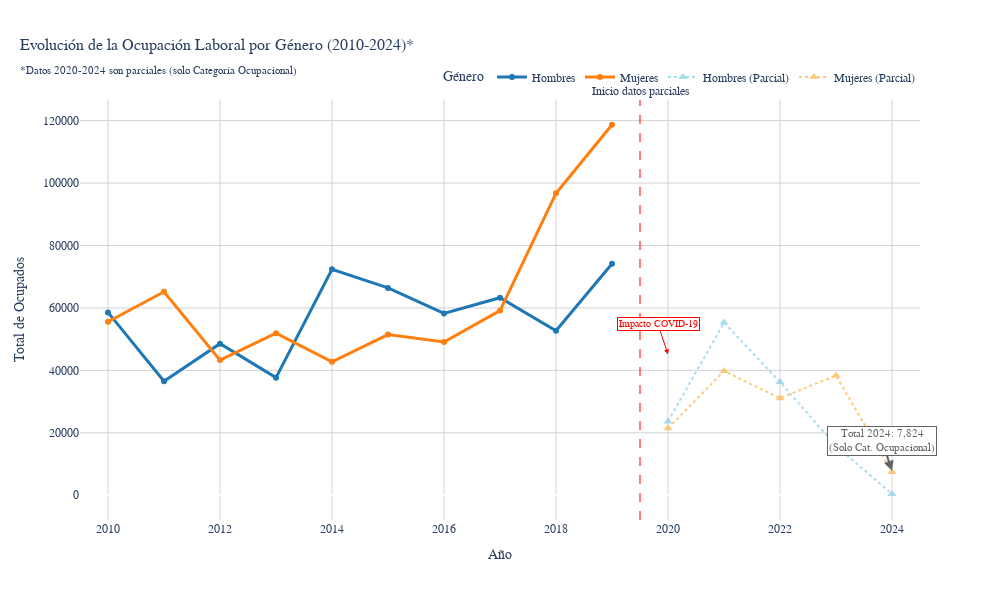

Write notebook code for a chart like this one.
### Markdown cell above
## 5. Visualizaciones Interactivas

Creamos visualizaciones interactivas usando Plotly para explorar los patrones en los datos.

### Code cell
# 1. Análisis Temporal: Evolución de la Ocupación por Género
print("📈 Generando visualización temporal ejecutiva...")

# Preparar datos temporales con métricas avanzadas
temporal_data = df_final.groupby(['año', 'sexo_desc'])['value'].agg(['sum', 'mean', 'count']).reset_index()
temporal_data.columns = ['año', 'sexo_desc', 'total_ocupados', 'promedio_ocupados', 'registros']

# Identificar años con datos completos vs incompletos
años_completos = df_final.groupby('año')['fuente'].nunique()
años_con_ambas_fuentes = años_completos[años_completos == 2].index.tolist()
años_solo_categoria = años_completos[años_completos == 1].index.tolist()

print(f"📊 Años con datos completos (ambas fuentes): {años_con_ambas_fuentes}")
print(f"⚠️ Años con datos parciales (solo categoría): {años_solo_categoria}")

# Separar datos completos vs incompletos para visualización diferenciada
temporal_completo = temporal_data[temporal_data['año'].isin(años_con_ambas_fuentes)].copy()
temporal_incompleto = temporal_data[temporal_data['año'].isin(años_solo_categoria)].copy()

# Calcular tasas de crecimiento año a año solo para datos completos
temporal_completo['crecimiento_anual'] = temporal_completo.groupby('sexo_desc')['total_ocupados'].pct_change() * 100

# Crear visualización principal con datos completos
fig_temporal = px.line(
    temporal_completo,
    x='año',
    y='total_ocupados',
    color='sexo_desc',
    title='Evolución de la Ocupación Laboral por Género (2010-2024)*<br><sub>*Datos 2020-2024 son parciales (solo Categoría Ocupacional)</sub>',
    labels={
        'total_ocupados': 'Total de Ocupados',
        'año': 'Año',
        'sexo_desc': 'Género'
    },
    markers=True,
    line_shape='linear'
)

# Agregar datos incompletos como líneas punteadas si existen
if not temporal_incompleto.empty:
    for genero in temporal_incompleto['sexo_desc'].unique():
        datos_genero = temporal_incompleto[temporal_incompleto['sexo_desc'] == genero]
        fig_temporal.add_scatter(
            x=datos_genero['año'],
            y=datos_genero['total_ocupados'],
            mode='lines+markers',
            name=f'{genero} (Parcial)',
            line=dict(dash='dot', width=2),
            marker=dict(symbol='triangle-up', size=8),
            opacity=0.7
        )

# Personalización estilo The Economist
fig_temporal.update_layout(
    height=600,
    width=1000,
    title_font_size=16,
    title_font_family="Arial",
    title_x=0.02,
    plot_bgcolor='white',
    paper_bgcolor='white',
    font=dict(family="Arial", size=12),
    legend=dict(
        orientation="h",
        yanchor="bottom",
        y=1.02,
        xanchor="right",
        x=1,
        font=dict(size=12)
    ),
    xaxis=dict(
        showgrid=True,
        gridwidth=1,
        gridcolor='lightgray',
        title_font_size=14,
        range=[2009.5, 2024.5]  # Ampliar rango para mostrar mejor 2024
    ),
    yaxis=dict(
        showgrid=True,
        gridwidth=1,
        gridcolor='lightgray',
        title_font_size=14,
        tickformat='.0f'
    )
)

# Configurar colores The Economist diferenciados
economist_colors = ['#1f77b4', '#ff7f0e', '#2ca02c']
partial_colors = ['#87CEEB', '#FFB347', '#90EE90']  # Colores más claros para datos parciales

# Colorear líneas principales
for i, trace in enumerate(fig_temporal.data[:len(temporal_completo['sexo_desc'].unique())]):
    trace.line.color = economist_colors[i % len(economist_colors)]
    trace.line.width = 3

# Colorear líneas parciales si existen
if not temporal_incompleto.empty:
    start_idx = len(temporal_completo['sexo_desc'].unique())
    for i, trace in enumerate(fig_temporal.data[start_idx:], start_idx):
        trace.line.color = partial_colors[(i-start_idx) % len(partial_colors)]

# Agregar línea vertical para marcar inicio de datos parciales
if not temporal_incompleto.empty:
    primer_año_parcial = min(años_solo_categoria)
    fig_temporal.add_vline(
        x=primer_año_parcial - 0.5,
        line_dash="dash",
        line_color="red",
        opacity=0.5,
        annotation_text="Inicio datos parciales",
        annotation_position="top"
    )

# Añadir anotaciones contextuales mejoradas
if len(temporal_data) > 0:
    max_year = temporal_data['año'].max()
    max_data = temporal_data[temporal_data['año'] == max_year]
    
    if len(max_data) > 0:
        total_ultimo_año = max_data['total_ocupados'].sum()
        fig_temporal.add_annotation(
            x=max_year,
            y=total_ultimo_año,
            text=f"Total {max_year}: {total_ultimo_año:,.0f}<br>(Solo Cat. Ocupacional)",
            showarrow=True,
            arrowhead=2,
            arrowsize=1,
            arrowwidth=2,
            arrowcolor="#636363",
            font=dict(size=11, color="#636363"),
            bgcolor="white",
            bordercolor="#636363",
            borderwidth=1
        )
    
    # Agregar anotación sobre COVID-19 si hay datos de 2020
    if 2020 in temporal_data['año'].values:
        datos_2020 = temporal_data[temporal_data['año'] == 2020]['total_ocupados'].sum()
        fig_temporal.add_annotation(
            x=2020,
            y=datos_2020,
            text="Impacto COVID-19",
            showarrow=True,
            arrowhead=2,
            arrowcolor="red",
            font=dict(size=10, color="red"),
            bgcolor="rgba(255,255,255,0.8)",
            bordercolor="red",
            borderwidth=1
        )

# Mostrar métricas clave actualizadas
print("\n📊 INSIGHTS TEMPORALES ACTUALIZADOS:")
if len(temporal_completo) > 1:
    print("\n🔵 DATOS COMPLETOS (2010-2019):")
    crecimiento_completo = temporal_completo.groupby('sexo_desc').apply(
        lambda x: ((x['total_ocupados'].iloc[-1] / x['total_ocupados'].iloc[0]) - 1) * 100
        if len(x) > 1 else 0
    ).round(1)
    
    for genero, crecimiento in crecimiento_completo.items():
        print(f"   • {genero}: {crecimiento:+.1f}% de crecimiento (2010-2019)")

if not temporal_incompleto.empty:
    print("\n⚠️ DATOS PARCIALES (2020-2024):")
    for año in sorted(años_solo_categoria):
        datos_año = temporal_data[temporal_data['año'] == año]
        total_año = datos_año['total_ocupados'].sum()
        print(f"   • {año}: {total_año:,.0f} ocupados (solo Categoría Ocupacional)")

print(f"\n📋 NOTA IMPORTANTE:")
print(f"   • Datos 2020-2024 provienen únicamente del dataset 'Categoría Ocupacional'")
print(f"   • Para análisis completo se requieren datos de 'Grupo Ocupacional' 2020-2024")
print(f"   • La caída en 2024 refleja datos incompletos, no necesariamente la realidad total")

fig_temporal.show()

### Figure 1 — Plotly figure (JSON) as saved in the notebook; plotly's stock layout.template omitted (floating-point values rounded to 4 significant figures)
{"data": [{"hovertemplate": "Género=Hombres<br>Año=%{x}<br>Total de Ocupados=%{y}<extra></extra>", "legendgroup": "Hombres", "line": {"color": "#1f77b4", "dash": "solid", "shape": "linear", "width": 3}, "marker": {"symbol": "circle"}, "mode": "lines+markers", "name": "Hombres", "orientation": "v", "showlegend": true, "type": "scatter", "x": [2010, 2011, 2012, 2013, 2014, 2015, 2016, 2017, 2018, 2019], "xaxis": "x", "y": [58570.0, 36530.0, 48560.0, 37680.0, 72380.0, 66410.0, 58250.0, 63270.0, 52690.0, 74170.0], "yaxis": "y"}, {"hovertemplate": "Género=Mujeres<br>Año=%{x}<br>Total de Ocupados=%{y}<extra></extra>", "legendgroup": "Mujeres", "line": {"color": "#ff7f0e", "dash": "solid", "shape": "linear", "width": 3}, "marker": {"symbol": "circle"}, "mode": "lines+markers", "name": "Mujeres", "orientation": "v", "showlegend": true, "type": "scatter", "x": [2010, 2011, 2012, 2013, 2014, 2015, 2016, 2017, 2018, 2019], "xaxis": "x", "y": [55570.0, 65170.0, 43290.0, 51910.0, 42720.0, 51460.0, 49100.0, 59150.0, 96750.0, 118700.0], "yaxis": "y"}, {"line": {"color": "#87CEEB", "dash": "dot", "width": 2}, "marker": {"size": 8, "symbol": "triangle-up"}, "mode": "lines+markers", "name": "Hombres (Parcial)", "opacity": 0.7, "type": "scatter", "x": [2020, 2021, 2022, 2023, 2024], "y": [23660.0, 55300.0, 36300.0, 15810.0, 399.1]}, {"line": {"color": "#FFB347", "dash": "dot", "width": 2}, "marker": {"size": 8, "symbol": "triangle-up"}, "mode": "lines+markers", "name": "Mujeres (Parcial)", "opacity": 0.7, "type": "scatter", "x": [2020, 2021, 2022, 2023, 2024], "y": [21470.0, 39770.0, 31090.0, 38370.0, 7425.0]}], "layout": {"annotations": [{"showarrow": false, "text": "Inicio datos parciales", "x": 2020.0, "xanchor": "center", "xref": "x", "y": 1, "yanchor": "bottom", "yref": "y domain"}, {"arrowcolor": "#636363", "arrowhead": 2, "arrowsize": 1, "arrowwidth": 2, "bgcolor": "white", "bordercolor": "#636363", "borderwidth": 1, "font": {"color": "#636363", "size": 11}, "showarrow": true, "text": "Total 2024: 7,824<br>(Solo Cat. Ocupacional)", "x": 2024, "y": 7824.0}, {"arrowcolor": "red", "arrowhead": 2, "bgcolor": "rgba(255,255,255,0.8)", "bordercolor": "red", "borderwidth": 1, "font": {"color": "red", "size": 10}, "showarrow": true, "text": "Impacto COVID-19", "x": 2020, "y": 45120.0}], "font": {"family": "Arial", "size": 12}, "height": 600, "legend": {"font": {"size": 12}, "orientation": "h", "title": {"text": "Género"}, "tracegroupgap": 0, "x": 1, "xanchor": "right", "y": 1.02, "yanchor": "bottom"}, "paper_bgcolor": "white", "plot_bgcolor": "white", "shapes": [{"line": {"color": "red", "dash": "dash"}, "opacity": 0.5, "type": "line", "x0": 2020.0, "x1": 2020.0, "xref": "x", "y0": 0, "y1": 1, "yref": "y domain"}], "title": {"font": {"family": "Arial", "size": 16}, "text": "Evolución de la Ocupación Laboral por Género (2010-2024)*<br><sub>*Datos 2020-2024 son parciales (solo Categoría Ocupacional)</sub>", "x": 0.02}, "width": 1000, "xaxis": {"anchor": "y", "domain": [0, 1], "gridcolor": "lightgray", "gridwidth": 1, "range": [2010.0, 2024.0], "showgrid": true, "title": {"font": {"size": 14}, "text": "Año"}}, "yaxis": {"anchor": "x", "domain": [0, 1], "gridcolor": "lightgray", "gridwidth": 1, "showgrid": true, "tickformat": ".0f", "title": {"font": {"size": 14}, "text": "Total de Ocupados"}}}}
